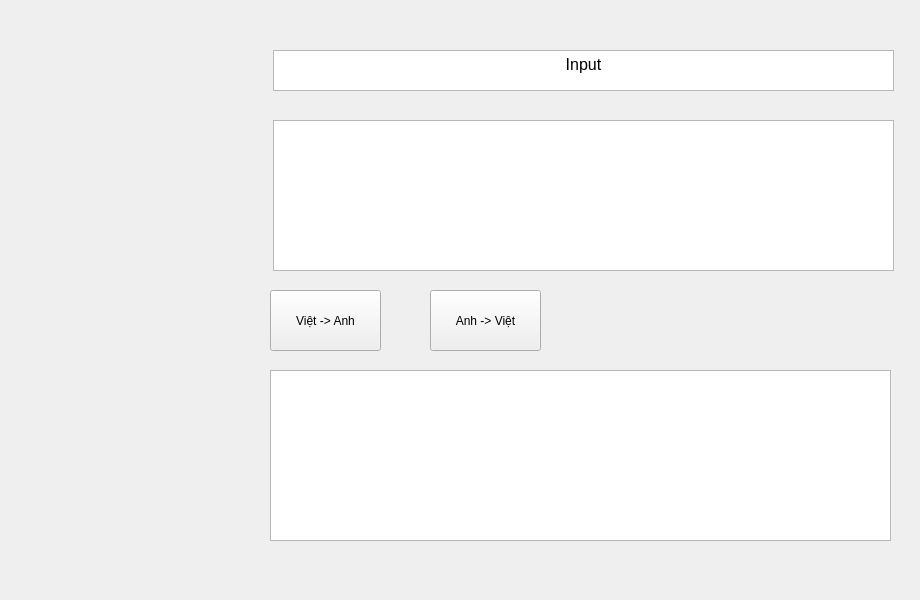
<?xml version="1.0" encoding="UTF-8"?>
<ui version="4.0">
 <class>Widget</class>
 <widget class="QWidget" name="Widget">
  <property name="geometry">
   <rect>
    <x>0</x>
    <y>0</y>
    <width>920</width>
    <height>600</height>
   </rect>
  </property>
  <property name="windowTitle">
   <string>Widget</string>
  </property>
  <widget class="QTextEdit" name="textEdit">
   <property name="geometry">
    <rect>
     <x>273</x>
     <y>50</y>
     <width>621</width>
     <height>41</height>
    </rect>
   </property>
   <property name="html">
    <string>&lt;!DOCTYPE HTML PUBLIC &quot;-//W3C//DTD HTML 4.0//EN&quot; &quot;http://www.w3.org/TR/REC-html40/strict.dtd&quot;&gt;
&lt;html&gt;&lt;head&gt;&lt;meta name=&quot;qrichtext&quot; content=&quot;1&quot; /&gt;&lt;meta charset=&quot;utf-8&quot; /&gt;&lt;style type=&quot;text/css&quot;&gt;
p, li { white-space: pre-wrap; }
hr { height: 1px; border-width: 0; }
li.unchecked::marker { content: &quot;\2610&quot;; }
li.checked::marker { content: &quot;\2612&quot;; }
&lt;/style&gt;&lt;/head&gt;&lt;body style=&quot; font-family:'Segoe UI'; font-size:9pt; font-weight:400; font-style:normal;&quot;&gt;
&lt;p align=&quot;center&quot; style=&quot; margin-top:0px; margin-bottom:0px; margin-left:0px; margin-right:0px; -qt-block-indent:0; text-indent:0px;&quot;&gt;&lt;span style=&quot; font-size:12pt;&quot;&gt;Input&lt;/span&gt;&lt;/p&gt;&lt;/body&gt;&lt;/html&gt;</string>
   </property>
  </widget>
  <widget class="QTextEdit" name="input">
   <property name="geometry">
    <rect>
     <x>273</x>
     <y>120</y>
     <width>621</width>
     <height>151</height>
    </rect>
   </property>
  </widget>
  <widget class="QPushButton" name="V2E">
   <property name="geometry">
    <rect>
     <x>270</x>
     <y>290</y>
     <width>111</width>
     <height>61</height>
    </rect>
   </property>
   <property name="text">
    <string>Việt -&gt; Anh</string>
   </property>
  </widget>
  <widget class="QTextEdit" name="output">
   <property name="geometry">
    <rect>
     <x>270</x>
     <y>370</y>
     <width>621</width>
     <height>171</height>
    </rect>
   </property>
  </widget>
  <widget class="QPushButton" name="E2V">
   <property name="geometry">
    <rect>
     <x>430</x>
     <y>290</y>
     <width>111</width>
     <height>61</height>
    </rect>
   </property>
   <property name="text">
    <string>Anh -&gt; Việt</string>
   </property>
  </widget>
  <widget class="QLabel" name="label">
   <property name="geometry">
    <rect>
     <x>40</x>
     <y>80</y>
     <width>181</width>
     <height>191</height>
    </rect>
   </property>
   <property name="text">
    <string/>
   </property>
   <property name="pixmap">
    <pixmap>../Test/logo.png</pixmap>
   </property>
   <property name="scaledContents">
    <bool>true</bool>
   </property>
  </widget>
 </widget>
 <resources/>
 <connections/>
</ui>
